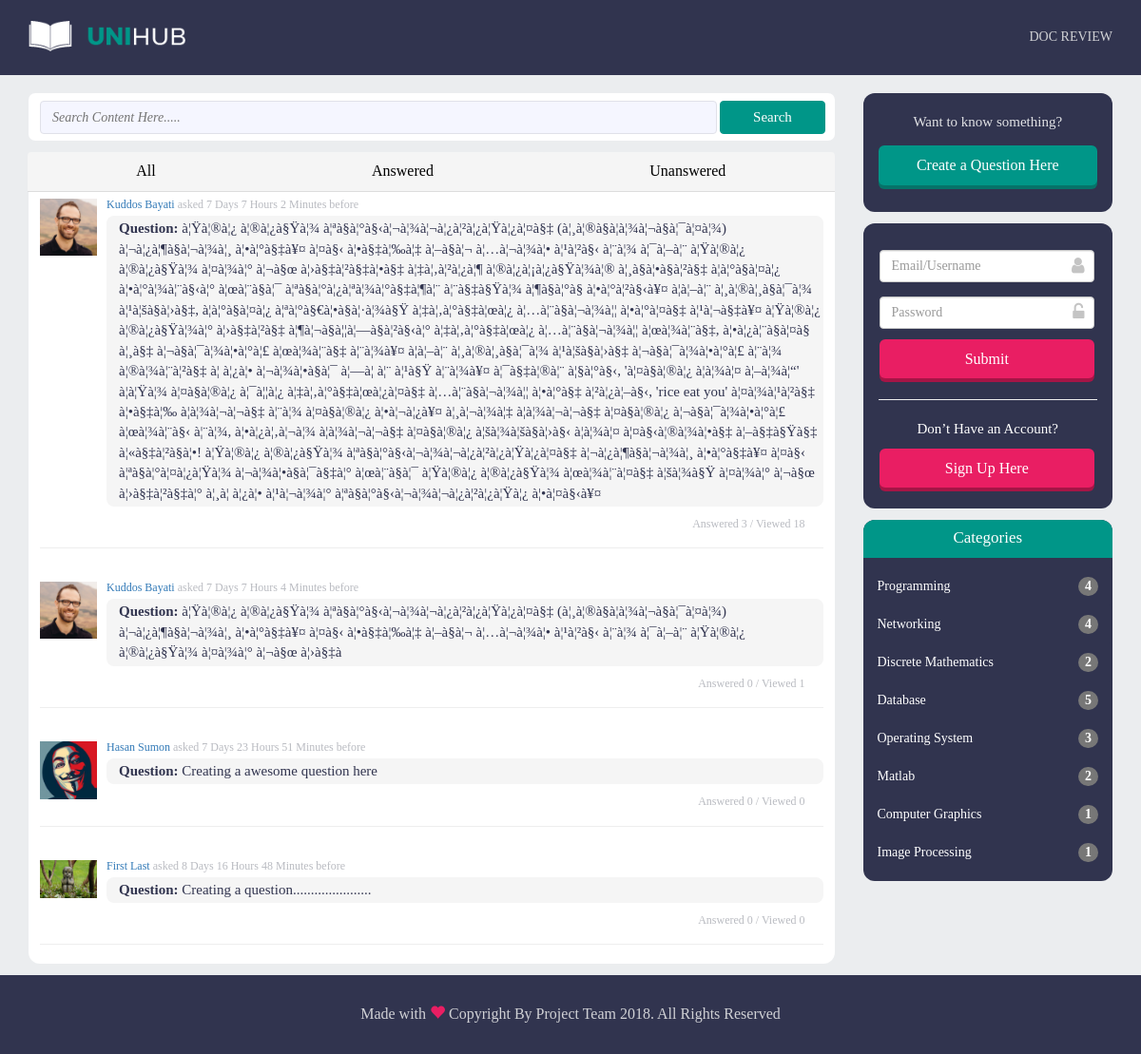
Page /category-view.php?catId=1 on the earlier database version.
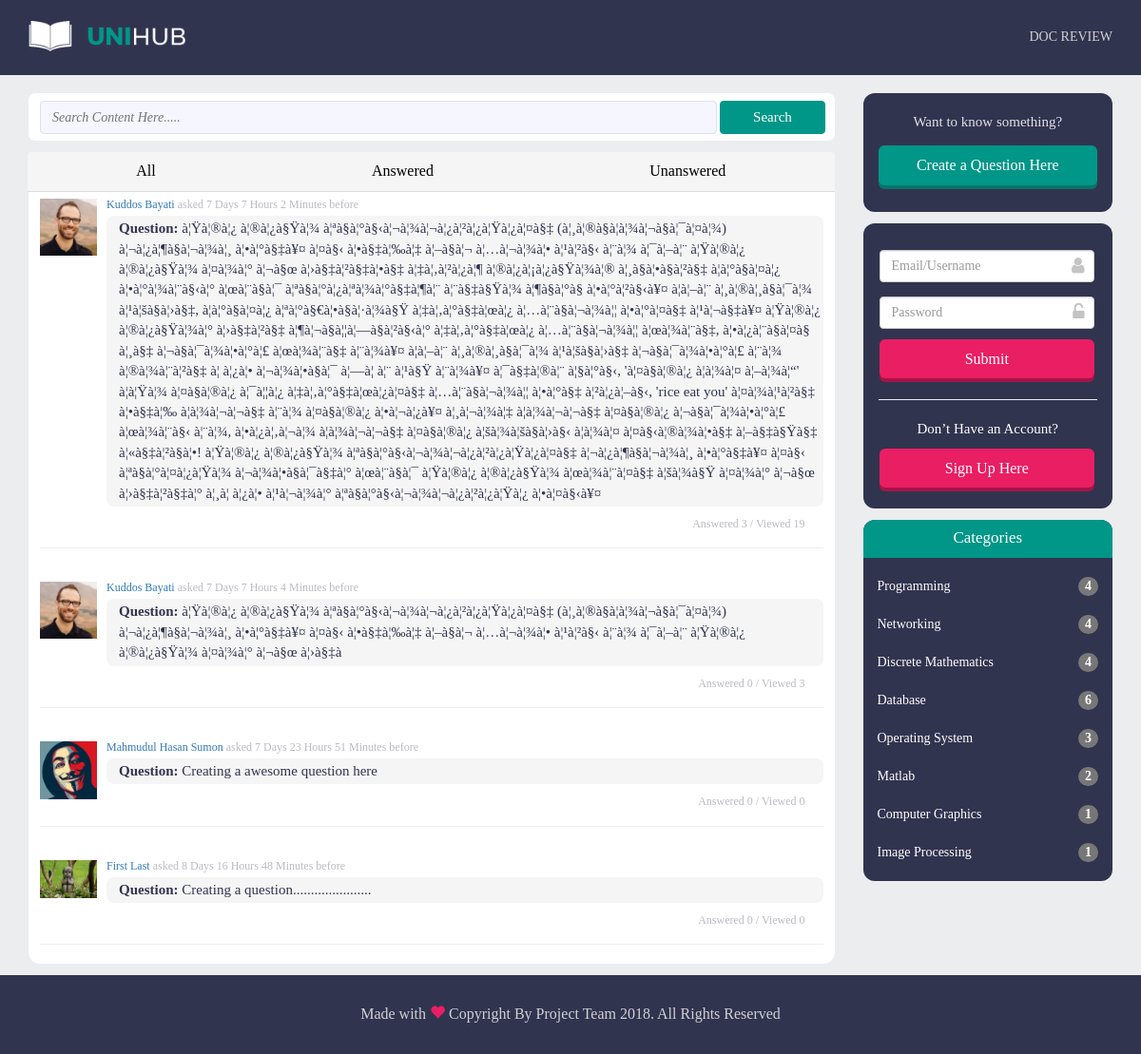
Same page on the later database version.
### tables this page shows
CREATE TABLE `question` (
  `qus_id` int(11) NOT NULL,
  `cat_id` int(11) NOT NULL,
  `user_id` int(11) NOT NULL,
  `question` text NOT NULL,
  `post_time` timestamp NOT NULL DEFAULT CURRENT_TIMESTAMP,
  `answered` int(11) NOT NULL,
  `view` int(11) NOT NULL,
  `vote` int(11) NOT NULL
);

CREATE TABLE `users` (
  `user_id` int(11) NOT NULL,
  `user_first` varchar(255) NOT NULL,
  `user_last` varchar(255) NOT NULL,
  `user_name` varchar(255) NOT NULL,
  `user_email` varchar(255) NOT NULL,
  `user_pwd` varchar(255) NOT NULL,
  `user_active` int(2) NOT NULL,
  `user_created` timestamp NOT NULL DEFAULT CURRENT_TIMESTAMP,
  `image` varchar(200) NOT NULL
);

CREATE TABLE `category` (
  `cat_id` int(11) NOT NULL,
  `cat_name` varchar(255) NOT NULL
);

### includes/utility.inc.php (the view, shortened to what this page needs)
<?php
	function postTime($postTime){
		$currentDateTime = new DateTime(date('Y-m-d H:i:s', time()));
		$postDateTime = new DateTime($postTime);
		$interval = $postDateTime->diff($currentDateTime);
		if($interval->y == 0 && $interval->m == 0 && $interval->d == 0 && $interval->h == 0 && $interval->i == 0){
			$str = ' Just Now';
			return $str;
		}
		else if($interval->y == 0 && $interval->m == 0 && $interval->d == 0 && $interval->h == 0){
			$str = $interval->i . ' Minutes before';
			return $str;
		}
		else if($interval->y == 0 && $interval->m == 0 && $interval->d == 0){
			$str = $interval->h .' Hours '. $interval->i . ' Minutes before';
			return $str;
		}
		else if($interval->y == 0 && $interval->m == 0){
			$str = $interval->d .' Days '. $interval->h .' Hours '. $interval->i . ' Minutes before';
			return $str;
		}
	}
	function categoryList(){
		include 'dbh.inc.php';
		echo '<ul class="list-group">';
		$catInfo = mysqli_query($conn, "SELECT * FROM category");
		while($catRow = mysqli_fetch_assoc($catInfo)){
			$catId = $catRow['cat_id'];
			$catName = $catRow['cat_name'];
			$catQus = mysqli_query($conn, "SELECT cat_id FROM question WHERE cat_id='$catId'");
			$counter = mysqli_num_rows($catQus);
			$url = 'category-view.php?catId='.$catId;
			echo '<a href="'.$url.'"><li class="list-group-item">'.$catName.'<span class="badge">'.$counter.'</span></li></a>';
		}
		echo '</ul>';
	}
	function allCatQuestion($categoryId){
		include 'dbh.inc.php';
		$result = mysqli_query($conn, "SELECT * FROM question WHERE cat_id='$categoryId'  ORDER BY qus_id DESC");
		while($row = mysqli_fetch_assoc($result)){
			$qusId = $row['qus_id'];
			$userId = $row['user_id'];
			$question = $row['question'];
			$postTime = $row['post_time'];
			$answered = $row['answered'];
			$view = $row['view'];
			$userInfo = mysqli_query($conn, "SELECT user_first, user_last, image FROM users WHERE user_id='$userId'");
			$array = mysqli_fetch_assoc($userInfo);
			$userName = $array['user_first'] .' '. $array['user_last'];
			$nameLink = '<a href="user.php?userId='.$userId.'">'.$userName.'</a>';
			$image = 'uploads/profile-pic/'.$array['image'];
			$posted = postTime($postTime);
			$qusInfo = 'Answered '.$answered.' / Viewed '.$view;
			$url = 'question.php?qusId='.$qusId;
			echo '<div class="media">
					<div class="media-left">
						<img src="'.$image.'" class="media-object" style="width:60px">
					</div>
					<div class="media-body">
						<h4 class="media-heading">'.$nameLink.' asked '.$posted.'</h4>
							<p class="qn-area"><span class="question">
							<a href="'.$url.'">Question: </span>'.$question.'</p></a>
							<p class="ans-time text-right">'.$qusInfo.' </p>
					</div>
						<hr class="content-line">
				</div>';
		}
	}
?>

### header.php (shortened to what this page needs)
<?php
include 'includes/utility.inc.php';
?>
<!doctype html>
<html class="no-js" lang="en">
    <head>
        <link rel="stylesheet" href="assets/css/bootstrap.min.css">
        <link rel="stylesheet" href="assets/css/font-awesome.min.css">
        <link rel="stylesheet" href="style.css">
        <link rel="stylesheet" href="assets/css/responsive.css">
        <link rel="stylesheet" href="assets/css/prism.css">
    </head>
    <body>
    <header class="header-area">
        <div class="container">
            <div class="row">
                <div class="col-md-2">
                    <div class="logo">
                        <a href="index.php"><img src="assets/images/logo.png" alt="LOGO HERE"></a>
                    </div>
                </div>
                <div class="col-md-10">
                    <nav class="menu">
                        <ul>
                           <li><a href="doc-review.html">DOC REVIEW</a></li>
                        </ul>
                    </nav>
                </div>
            </div>
        </div>
    </header>

### category-view.php (shortened to what this page needs)
<?php include 'header.php'?>
<section class="main-section-area">
	<div class="container">
		<div class="row">
			<div class="col-md-9">
					<div class="input-group search-box">
						<form class="search" action="search.php" method="POST">
							<input type="text" name="search" class="searchTerm" placeholder="Search Content Here.....">
							<input type="submit" name="submit" value="Search" class="searchButton">
						</form>
					</div>
				<div class="main-content-area">
					<div class="main-content-header text-center">
						<ul class="nav nav-tabs nav-justified navtab">
							<li class="nav-item"><a class="nav-link active" data-toggle="tab" href="#all" role="tab">All</a></li>
							<li class="nav-item"><a class="nav-link" data-toggle="tab" href="#answered" role="tab">Answered</a></li>
							<li class="nav-item"><a class="nav-link" data-toggle="tab" href="#unanswered" role="tab">Unanswered</a></li>
						</ul>
					</div>
					<div class="tab-content">
						<div class="all-qn-area tab-pane fade in active" id="all" role="tabpanel">
							<?php
							if(isset($_GET['catId'])){
								$catId = $_GET['catId'];
								allCatQuestion($catId);
							}
							else
								allCatQuestion()
							?>
						</div>
					</div>
				</div>
			</div>
		<?php include 'rightbar.php';?>
        </div>
    </div>
</section>
<?php include 'footer.php'?>

### rightbar.php
    <div class="col-md-3">
        <div class="create-questions-area text-right">
            <p>Want to know something?</p>
            <div class="create-account-button text-center">
               <a href="create-question.php" button type="button" class="btn btn-success btn-lg btn3d">Create a Question Here</button></a>
            </div>
        </div>
        <?php
        if(!isset($_SESSION['uid'])){
        	echo '<div class="login-area">
                 <div class="user-password">
				<form action="includes/login.inc.php" method="POST">
					<div class="form-group">
						<div class="icon-input-btn"><i class="fas fa-user"></i>
							<input type="text" class="form-control" name="uname" id="InputName" placeholder="Email/Username" required>
						</div>
					</div>
					<div class="form-group">
						<div class="icon-input-btn"><i class="fas fa-unlock-alt"></i>
							<input type="password" class="form-control" name="pwd" id="password" placeholder="Password" required>
						</div>
					</div>
					</div>
					<div class="log_in-button text-center">
						<input type="submit" name="submit" class="btn btn-success btn-lg btn3d_signup">
					</div>
				</form>
                  <hr class="line">
                  <p class="sign_up_text text-center">Don’t Have an Account?</p>
                  <div class="sign_up-button text-center">
                        <a href="register.php" button type="button" class="btn btn-success btn-lg btn3d_signup">Sign Up Here</button></a>
                  </div>
              </div>  ';
        }
        ?>
        <div class="categories-area">
            <div class="categories-header">
                <p>Categories</p>
            </div>
<?php categoryList();?>
        </div>
    </div>

### footer.php (shortened to what this page needs)
        <footer class="footer-area">
            <div class="container ">
                <div class="row">
                    <div class="col-md-12">
                        <p class="footer-text text-center">Made with <i class="glyphicon glyphicon-heart"></i> Copyright By Project Team 2018. All Rights Reserved</p>
                    </div>
                </div>
            </div>
        </footer>
    </body>
</html>

### style.css (style rules this page uses)
body { margin:0; font-family: 'Montserrat', sans-sarif; font-weight: 400; background-color: #EBEDEF; padding-top: 90px; }
.header-area { background-color: #31344F; position: fixed; top: 0; width: 100%; z-index: 99; }
.logo img { margin-top: 22px; width: 100%; }
nav.menu ul li { list-style: none; float: left; margin-left: 43px; }
nav.menu ul { float: right; }
nav.menu ul li a { font-size: 14px; text-transform: uppercase; text-decoration: none; color: #D0D1D5; font-weight: 900px; display: block; padding-top:29px; padding-bottom: 20px; }
.main-section-area { margin-top: 8px; }
.search-box { background-color: #ffffff; height: 50px; border-radius: 7px; width: 100%; }
.search input[type="text"] { margin-top: 8px; margin-left: 12px; font-size: 14px; font-style:italic; padding-left: 12px; width: 84%; border: 1px solid #E0E1E9; border-radius: 4px; height: 35px; background-color: #F5F6FF; }
.search input[type="submit"] { width: 13%; border: 1px solid #009688; border-radius: 4px; height: 27px; background-color: #009688; color: #ffffff; font-size: 15px; height: 35px; }
.main-content-area { background-color: #FFFFFF; height: auto; border-radius: 12px; margin-top: 12px; margin-bottom: 12px; }
.main-content-header { background-color: #F5F5F5; height: 37px; border-top-left-radius: 12px; border-top-right-radius: 12px; font-size: 18px; }
.nav > li > a { position: relative; padding: 9px; margin-left: -1px; color: #000000; text-decoration: none; background-color:#F5F5F5; border: none; font-size: 16px; }
.all-qn-area { margin-left: 12px; margin-top: 12px; margin-right: 12px; }
.media-heading { font-size: 12px; color: #B9BBC1; }
.question { color: #000000; font-weight: 600; }
.ans-time { font-size: 12px; color: #B9BBC1; margin-right: 19px; }
.qn-area { color: #31344F; font-size: 15px; background-color: #F5F5F5; border-radius: 8px; height: auto; padding-left: 13px; padding-top: 3px; padding-bottom: 3px; text-decoration:none; }
p.qn-area a { color: #31344F; text-decoration:none; }
.content-line { text-align: center; margin-top: 6px; }
.create-questions-area { height: 125px; background-color: #31344F; margin-bottom: 12px; border-radius: 12px; }
.create-questions-area p { padding-top: 20px; text-align: center; color: #E1E2E5; font-size:15px; }
.btn3d { position: relative; top: -6px; border: 0; transition: all .4s linear; margin-top: 10px; margin-bottom: 10px; margin-left: 2px; margin-right: 2px; font-size: 16px; width: 230px; }
.btn3d.btn-success { box-shadow: 0 0 0 0px #067369 inset, 0 0 0 0px #009688 inset, 0 4px 0 0 #067369; background-color: #009688; }
.login-area { height: 300px; background-color: #31344F; margin-bottom: 12px; border-radius: 12px; }
.user-password { width: 226px; margin-left: 17px; margin-right: 2px; }
.line { width: 230px; text-align: center; margin-top: 6px; }
.sign_up_text { color: #ffffff; font-size: 15px; padding-bottom: 3px; }
.btn3d_signup { position: relative; top: -6px; border: 0; transition: all .4s linear; margin-top: 2px; margin-bottom: 10px; margin-left: 0px; margin-right: 2px; font-size: 16px; width: 226px; }
.btn3d_signup.btn-success { box-shadow: 0 0 0 0px #067369 inset, 0 0 0 0px #A51546 inset, 0 4px 0 0 #A51546; background-color: #E91E63; }
.categories-area { height: auto; background-color: #31344F; margin-bottom: 12px; border-radius: 12px; margin-top: 12px; }
.categories-header { background-color: #009688; height: 40px; border-top-left-radius: 12px; border-top-right-radius: 12px; }
.categories-header p { text-align: center; font-size: 17px; font-weight:700px; color:#ffffff; padding-top: 7px; }
ul.list-group { padding: 10px 0; }
.list-group-item { background-color: #31344F; border-radius: 0px; color: #ffffff; border:none; font-size: 14px; }
.list-group a { text-decoration: none; }
.badge { font-size: 14px; }
.footer-area { background-color: #31344F; width: 100%; }
.footer-area p { padding-top:30px; padding-bottom: 20px; color:#D0D1D5; font-size: 16px; }
.glyphicon { color:#E91E63; }
.user-password { padding-top: 28px; }

Differences in the rows shown:
changed question "7 Days 7 Hours 2 Minutes before": qusInfo "Answered 3 / Viewed 18" → "Answered 3 / Viewed 19"
changed question "7 Days 7 Hours 4 Minutes before": qusInfo "Answered 0 / Viewed 1" → "Answered 0 / Viewed 3"
changed through a linked row, question "7 Days 23 Hours 51 Minutes before": user.user_last "Hasan Sumon" → "Mahmudul Hasan Sumon"
computed for category "Discrete Mathematics": counter "2" → "4"
computed for category "Database": counter "5" → "6"
